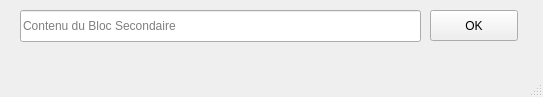
<?xml version="1.0" encoding="UTF-8"?>
<ui version="4.0">
 <class>MainWindow</class>
 <widget class="QMainWindow" name="MainWindow">
  <property name="geometry">
   <rect>
    <x>0</x>
    <y>0</y>
    <width>543</width>
    <height>97</height>
   </rect>
  </property>
  <property name="windowTitle">
   <string>MainWindow</string>
  </property>
  <widget class="QWidget" name="centralwidget">
   <widget class="QLineEdit" name="lineEdit">
    <property name="geometry">
     <rect>
      <x>20</x>
      <y>10</y>
      <width>401</width>
      <height>32</height>
     </rect>
    </property>
    <property name="placeholderText">
     <string>Contenu du Bloc Secondaire</string>
    </property>
   </widget>
   <widget class="QPushButton" name="pushButton">
    <property name="geometry">
     <rect>
      <x>430</x>
      <y>10</y>
      <width>88</width>
      <height>31</height>
     </rect>
    </property>
    <property name="text">
     <string>OK</string>
    </property>
   </widget>
  </widget>
  <widget class="QMenuBar" name="menubar">
   <property name="geometry">
    <rect>
     <x>0</x>
     <y>0</y>
     <width>543</width>
     <height>30</height>
    </rect>
   </property>
  </widget>
  <widget class="QStatusBar" name="statusbar"/>
 </widget>
 <resources/>
 <connections/>
</ui>
